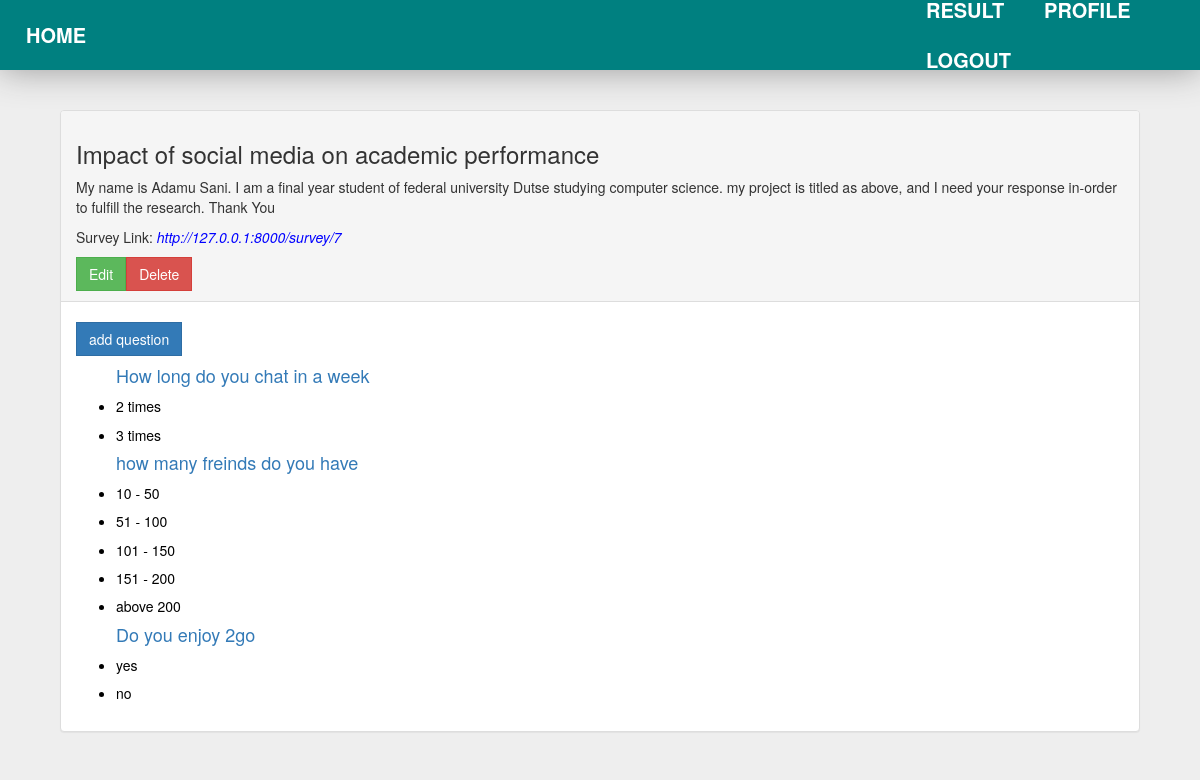
/questionnaire-detail/7/ (signed in), run on the app's committed database.
### questionnaire/models.py (models this page shows, shortened)
class Questionnaire(models.Model):
	title = models.CharField(max_length=1000, null=True, blank=True)
	introduction = models.TextField()
	author = models.ForeignKey(settings.AUTH_USER_MODEL, null=True, blank=True, on_delete=models.CASCADE)

class Question(models.Model):
	text = models.CharField(max_length = 255)
	questionnaire = models.ForeignKey(Questionnaire, on_delete=models.CASCADE, related_name="questions")

class Choice(models.Model):
	text = models.CharField(max_length = 255)
	question = models.ForeignKey(Question, on_delete=models.CASCADE, related_name='choices')
	vote = models.IntegerField(default = 0)

### questionnaire/views.py (the view)
# urls.py: path('questionnaire-detail/<int:pk>/', views.QuestionnaireDetail.as_view(), name='questionnaire_detail'),
class QuestionnaireDetail(LoginRequiredMixin, DetailView):
	model = Questionnaire
	template_name = 'questionnaire/questionnaire_detail.html'

### questionnaire/templates/questionnaire/questionnaire_detail.html (shortened to what this page needs)
{% extends 'base.html' %}
{% block result %}
  <a class="navbar-brand text-white" href="{% url 'result' questionnaire.id %}"><b>RESULT</b></a>
{% endblock %}
{% block content %}
<br>
<div class="col-md-12">
      <div class="panel panel-default">
        <div class="panel-heading">
          <h3>{{questionnaire.title}}</h3>
                  <p>{{questionnaire.introduction}}</p>
      <p>Survey Link: <em style="color: blue;"> http://127.0.0.1:8000/survey/{{questionnaire.id}}</em></p>
    <div class="container row">
      <a href="{% url 'update_questionnaire' questionnaire.id %}" class="btn btn-success">Edit</a>
      <a href="{% url 'delete_questionnaire' questionnaire.id %}" class="btn btn-danger">Delete</a>
    </div>
  </div>
    <br>
    <div class="container">
    <a href="{% url 'add_question' pk=questionnaire.pk %}" class="btn btn-primary">add question</a>
    {% for question in questionnaire.questions.all %}
            <ul><a href="{% url 'question_detail' question.id %}"><h4>{{ question.text }}</h4></a>
            {% for choice in question.choices.all %}
            <li><h5>{{choice.text}}</h5></li>
             {% endfor %}
          </ul>
               {% endfor %}
      </div>
      <br>
    </div>
    {% endblock %}

### static/css/main.css (style rules this page uses)
body { background-color: #eee; }
.navbar-brand { text-decoration: none; color:white; font-size: 20px; text-align: right; }
.panel { background-color: white; color: black; }
.btn { border-radius: 0px; }

### data on the page
Questionnaire: title "Impact of social media on academic performance", introduction "My name is Adamu Sani. I am a final year student of federal university Dutse studying computer science. my project is titled as above, and I need your response in-order to fulfill the research. Thank You", id "7"
Question: text "How long do you chat in a week"
Choice: text "2 times"
Choice: text "3 times"
Question: text "how many freinds do you have"
Choice: text "10 - 50"
Choice: text "51 - 100"
Choice: text "101 - 150"
Choice: text "151 - 200"
Choice: text "above 200"
Question: text "Do you enjoy 2go"
Choice: text "yes"
Choice: text "no"
